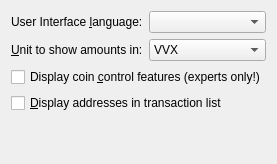
     <widget class="QWidget" name="tabDisplay">
      <attribute name="title">
       <string>&amp;Display</string>
      </attribute>
      <layout class="QVBoxLayout" name="verticalLayout_Display">
       <item>
        <layout class="QHBoxLayout" name="horizontalLayout_1_Display">
         <item>
          <widget class="QLabel" name="langLabel">
           <property name="text">
            <string>User Interface &amp;language:</string>
           </property>
           <property name="textFormat">
            <enum>Qt::PlainText</enum>
           </property>
           <property name="buddy">
            <cstring>lang</cstring>
           </property>
          </widget>
         </item>
         <item>
          <widget class="QValueComboBox" name="lang">
           <property name="toolTip">
            <string>The user interface language can be set here. This setting will take effect after restarting VOLVOX.</string>
           </property>
           <property name="styleSheet">
            <string notr="true"></string>
           </property>
          </widget>
         </item>
        </layout>
       </item>
       <item>
        <layout class="QHBoxLayout" name="horizontalLayout_2_Display">
         <item>
          <widget class="QLabel" name="unitLabel">
           <property name="text">
            <string>&amp;Unit to show amounts in:</string>
           </property>
           <property name="textFormat">
            <enum>Qt::PlainText</enum>
           </property>
           <property name="buddy">
            <cstring>unit</cstring>
           </property>
          </widget>
         </item>
         <item>
          <widget class="QValueComboBox" name="unit">
           <property name="toolTip">
            <string>Choose the default subdivision unit to show in the interface and when sending coins.</string>
           </property>
           <property name="styleSheet">
            <string notr="true"></string>
           </property>
           <item>
            <property name="text">
             <string>VVX</string>
            </property>
           </item>
           <item>
            <property name="text">
             <string>mVVX</string>
            </property>
           </item>
           <item>
            <property name="text">
             <string>uVVX</string>
            </property>
           </item>
          </widget>
         </item>
        </layout>
       </item>
       <item>
        <widget class="QCheckBox" name="coinControlFeatures">
         <property name="toolTip">
          <string>Whether to show coin control features or not.</string>
         </property>
         <property name="text">
          <string>Display coin &amp;control features (experts only!)</string>
         </property>
        </widget>
       </item>
       <item>
        <widget class="QCheckBox" name="displayAddresses">
         <property name="toolTip">
          <string>Whether to show VOLVOX addresses in the transaction list or not.</string>
         </property>
         <property name="text">
          <string>&amp;Display addresses in transaction list</string>
         </property>
        </widget>
       </item>
       <item>
        <spacer name="verticalSpacer_Display">
         <property name="orientation">
          <enum>Qt::Vertical</enum>
         </property>
         <property name="sizeHint" stdset="0">
          <size>
           <width>20</width>
           <height>40</height>
          </size>
         </property>
        </spacer>
       </item>
      </layout>
     </widget>
